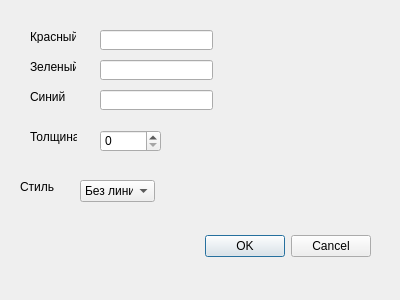
<?xml version="1.0" encoding="UTF-8"?>
<ui version="4.0">
 <class>Dialog</class>
 <widget class="QDialog" name="Dialog">
  <property name="geometry">
   <rect>
    <x>0</x>
    <y>0</y>
    <width>400</width>
    <height>300</height>
   </rect>
  </property>
  <property name="windowTitle">
   <string>Dialog</string>
  </property>
  <widget class="QDialogButtonBox" name="buttonBox">
   <property name="geometry">
    <rect>
     <x>30</x>
     <y>230</y>
     <width>341</width>
     <height>32</height>
    </rect>
   </property>
   <property name="orientation">
    <enum>Qt::Horizontal</enum>
   </property>
   <property name="standardButtons">
    <set>QDialogButtonBox::Cancel|QDialogButtonBox::Ok</set>
   </property>
  </widget>
  <widget class="QLabel" name="label_r">
   <property name="geometry">
    <rect>
     <x>30</x>
     <y>30</y>
     <width>46</width>
     <height>13</height>
    </rect>
   </property>
   <property name="text">
    <string>Красный</string>
   </property>
  </widget>
  <widget class="QLabel" name="label_g">
   <property name="geometry">
    <rect>
     <x>30</x>
     <y>60</y>
     <width>46</width>
     <height>13</height>
    </rect>
   </property>
   <property name="text">
    <string>Зеленый</string>
   </property>
  </widget>
  <widget class="QLabel" name="label_b">
   <property name="geometry">
    <rect>
     <x>30</x>
     <y>90</y>
     <width>46</width>
     <height>13</height>
    </rect>
   </property>
   <property name="text">
    <string>Синий</string>
   </property>
  </widget>
  <widget class="QLineEdit" name="lineEdit_r">
   <property name="geometry">
    <rect>
     <x>100</x>
     <y>30</y>
     <width>113</width>
     <height>20</height>
    </rect>
   </property>
  </widget>
  <widget class="QLineEdit" name="lineEdit_g">
   <property name="geometry">
    <rect>
     <x>100</x>
     <y>60</y>
     <width>113</width>
     <height>20</height>
    </rect>
   </property>
  </widget>
  <widget class="QLineEdit" name="lineEdit_b">
   <property name="geometry">
    <rect>
     <x>100</x>
     <y>90</y>
     <width>113</width>
     <height>20</height>
    </rect>
   </property>
  </widget>
  <widget class="QLabel" name="label_st">
   <property name="geometry">
    <rect>
     <x>20</x>
     <y>180</y>
     <width>46</width>
     <height>13</height>
    </rect>
   </property>
   <property name="text">
    <string>Стиль</string>
   </property>
  </widget>
  <widget class="QComboBox" name="comboBox">
   <property name="geometry">
    <rect>
     <x>80</x>
     <y>180</y>
     <width>75</width>
     <height>22</height>
    </rect>
   </property>
   <item>
    <property name="text">
     <string>Без линии</string>
    </property>
   </item>
   <item>
    <property name="text">
     <string>Сплошная</string>
    </property>
   </item>
   <item>
    <property name="text">
     <string>Пунктир</string>
    </property>
   </item>
   <item>
    <property name="text">
     <string>Штрих</string>
    </property>
   </item>
   <item>
    <property name="text">
     <string>Штрих-пунктир</string>
    </property>
   </item>
  </widget>
  <widget class="QLabel" name="label">
   <property name="geometry">
    <rect>
     <x>30</x>
     <y>130</y>
     <width>47</width>
     <height>14</height>
    </rect>
   </property>
   <property name="text">
    <string>Толщина</string>
   </property>
  </widget>
  <widget class="QSpinBox" name="spinBox">
   <property name="geometry">
    <rect>
     <x>100</x>
     <y>130</y>
     <width>61</width>
     <height>22</height>
    </rect>
   </property>
  </widget>
 </widget>
 <resources/>
 <connections>
  <connection>
   <sender>buttonBox</sender>
   <signal>accepted()</signal>
   <receiver>Dialog</receiver>
   <slot>accept()</slot>
   <hints>
    <hint type="sourcelabel">
     <x>248</x>
     <y>254</y>
    </hint>
    <hint type="destinationlabel">
     <x>157</x>
     <y>274</y>
    </hint>
   </hints>
  </connection>
  <connection>
   <sender>buttonBox</sender>
   <signal>rejected()</signal>
   <receiver>Dialog</receiver>
   <slot>reject()</slot>
   <hints>
    <hint type="sourcelabel">
     <x>316</x>
     <y>260</y>
    </hint>
    <hint type="destinationlabel">
     <x>286</x>
     <y>274</y>
    </hint>
   </hints>
  </connection>
 </connections>
</ui>
